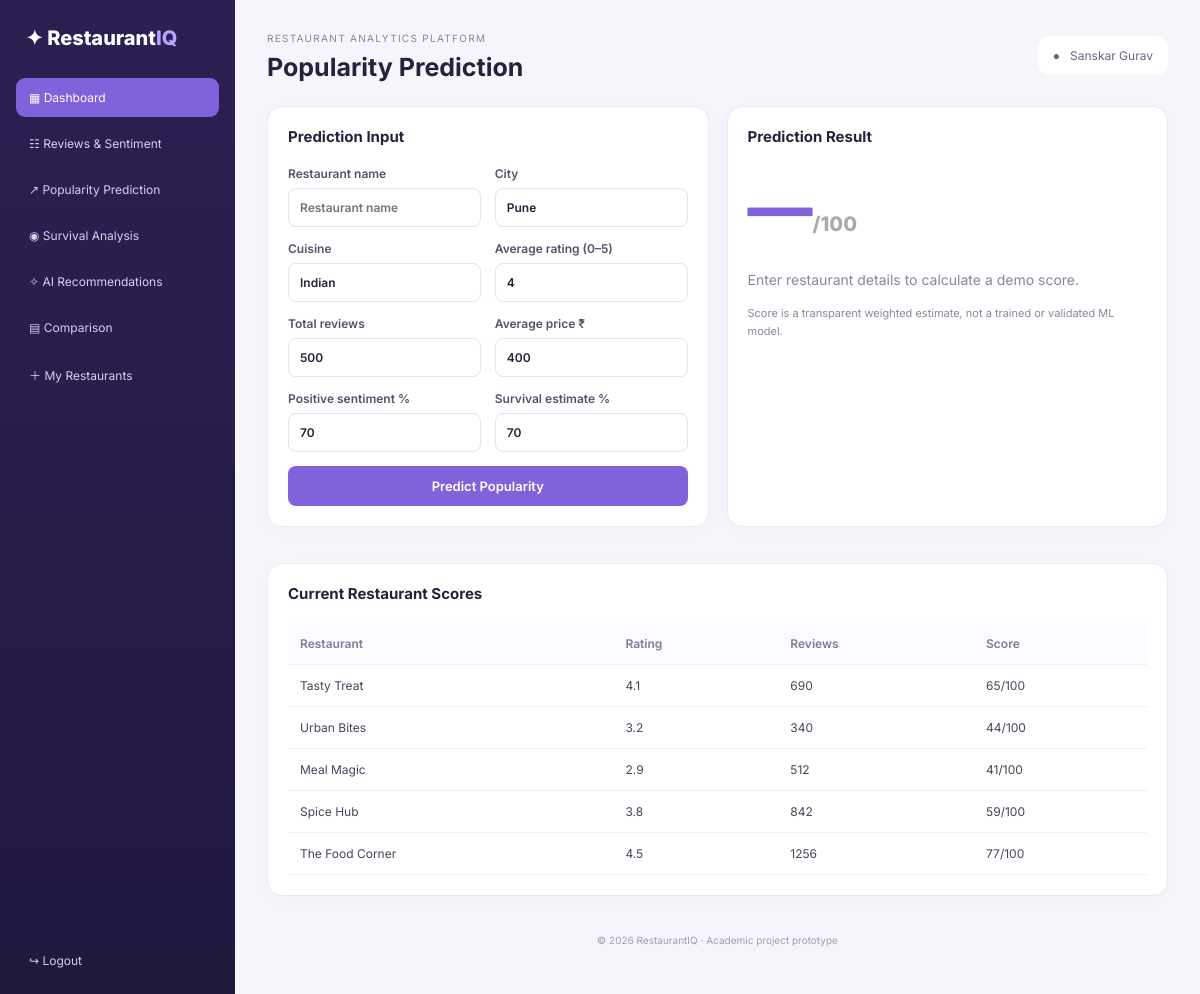
Screenshot of /popularity with the database file from the repository.
### tables this page shows
CREATE TABLE restaurants(
        id INTEGER PRIMARY KEY AUTOINCREMENT, name TEXT UNIQUE, city TEXT, cuisine TEXT,
        rating REAL, reviews INTEGER, price INTEGER, sentiment INTEGER, survival INTEGER);

### main.py (the view)
@app.get("/popularity", response_class=HTMLResponse)
def popularity_page(request: Request):
    rs=all_restaurants()
    return templates.TemplateResponse("popularity.html",{"request":request,"restaurants":rs,
        "results":[{"r":r,"score":popularity(r)} for r in rs]})

### templates/popularity.html
{% extends "base.html" %}{% block heading %}Popularity Prediction{% endblock %}{% block content %}
<div class="twocol"><section class="panel"><h3>Prediction Input</h3><form method="post" class="formgrid"><label>Restaurant name<input name="name" required placeholder="Restaurant name"></label><label>City<input name="city" value="Pune"></label><label>Cuisine<input name="cuisine" value="Indian"></label><label>Average rating (0–5)<input type="number" name="rating" min="0" max="5" step=".1" value="4" required></label><label>Total reviews<input type="number" name="reviews" min="0" value="500" required></label><label>Average price ₹<input type="number" name="price" min="0" value="400" required></label><label>Positive sentiment %<input type="number" name="sentiment" min="0" max="100" value="70" required></label><label>Survival estimate %<input type="number" name="survival" min="0" max="100" value="70" required></label><button class="full">Predict Popularity</button></form></section>
<section class="panel prediction"><h3>Prediction Result</h3>{% if prediction %}<p class="muted">{{prediction.name}}</p><div class="score">{{prediction.score}}<small>/100</small></div><span class="pill positive">{{"High" if prediction.score>=70 else ("Moderate" if prediction.score>=45 else "Low")}} Popularity</span><div class="bar"><span style="width:{{prediction.score}}%"></span></div>{% else %}<div class="score">—<small>/100</small></div><p class="muted">Enter restaurant details to calculate a demo score.</p>{% endif %}<p class="muted tiny">Score is a transparent weighted estimate, not a trained or validated ML model.</p></section></div>
<section class="panel"><h3>Current Restaurant Scores</h3><div class="tablewrap"><table><tr><th>Restaurant</th><th>Rating</th><th>Reviews</th><th>Score</th></tr>{% for x in results %}<tr><td>{{x.r.name}}</td><td>{{x.r.rating}}</td><td>{{x.r.reviews}}</td><td>{{x.score}}/100</td></tr>{% endfor %}</table></div></section>{% endblock %}

### static/style.css (style rules this page uses)
:root { --purple:#8062db;--dark:#251b49;--bg:#f6f5fb;--text:#26223a;--muted:#89869c;--line:#ebe8f4 }
* { box-sizing:border-box }
body { margin:0;background:var(--bg);color:var(--text);font-family:Inter,Arial,sans-serif;font-size:14px }
h3 { font-size:15px;margin:0 0 20px }
.metric,.panel { background:#fff;border:1px solid var(--line);border-radius:15px;padding:20px;box-shadow:0 4px 16px #34205c06 }
.twocol { display:grid;grid-template-columns:repeat(2,minmax(0,1fr));gap:18px;margin-bottom:18px }
.panel { margin-bottom:18px;min-width:0 }
label { display:grid;gap:7px;font-size:12px;font-weight:600;color:#55516a }
input,select,textarea { width:100%;border:1px solid #e5e1ef;border-radius:8px;padding:11px;background:#fff;color:var(--text);font:inherit;outline-color:var(--purple) }
.formgrid { display:grid;grid-template-columns:repeat(2,minmax(0,1fr));gap:14px }
.full { grid-column:1/-1 }
button,.buttonlink { border:0;background:var(--purple);color:white;border-radius:8px;padding:12px 16px;font:600 13px Inter;cursor:pointer;text-decoration:none;display:inline-block }
.tablewrap { overflow-x:auto }
table { border-collapse:collapse;width:100%;font-size:12px }
th,td { text-align:left;padding:13px 12px;border-bottom:1px solid #f0edf6;white-space:nowrap }
th { color:#817c94;font-weight:600;background:#fbfaff }
td { color:#48445a }
.score { font-size:65px;font-weight:800;color:var(--purple);margin:22px 0 }
.score small { font-size:20px;color:#aaa }
.prediction { min-height:300px }
.muted { color:var(--muted);line-height:1.6 }
.tiny { font-size:11px }

### rows the page displays
restaurants: r.name "Tasty Treat", r.rating "4.1", r.reviews "690"
restaurants: r.name "Urban Bites", r.rating "3.2", r.reviews "340"
restaurants: r.name "Meal Magic", r.rating "2.9", r.reviews "512"
restaurants: r.name "Spice Hub", r.rating "3.8", r.reviews "842"
restaurants: r.name "The Food Corner", r.rating "4.5", r.reviews "1256"

### other values shown
{{ x.score }} "65" "44" "41" "59" "77"
